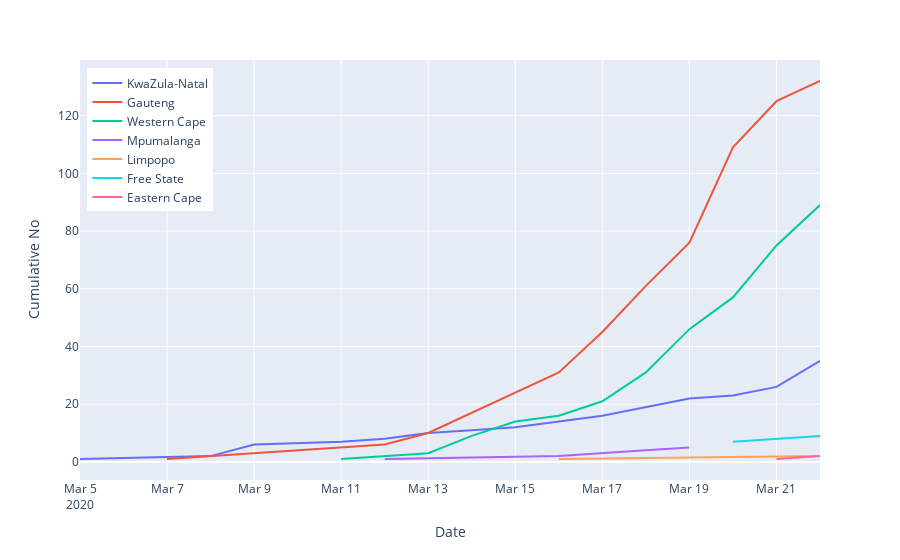

Notebook code for this chart:
### Code cell
fig_prov_cases = px.line(prov_cases_group, x='date', y='cum_sum', color='province',hover_data=['province'])

fig_prov_cases.update_layout(
    title="",
    xaxis_title="Date",
    yaxis_title="Cumulative No",
    hovermode= 'x',
    legend=dict(x=0.01, y=.98),
    xaxis=dict(fixedrange=True),
    yaxis=dict(fixedrange=True),

)

for d in fig_prov_cases.data:
    d.hoverinfo = 'all',
    d.hovertemplate = '%{customdata[0]}<br>%{y}'
    d.name = d.name[9:]
fig_prov_cases.show(config = dict(displayModeBar=False))

### Figure 1 — Plotly figure (JSON) as saved in the notebook; plotly's stock layout.template omitted (floating-point values rounded to 4 significant figures)
{"data": [{"customdata": [["KwaZula-Natal"], ["KwaZula-Natal"], ["KwaZula-Natal"], ["KwaZula-Natal"], ["KwaZula-Natal"], ["KwaZula-Natal"], ["KwaZula-Natal"], ["KwaZula-Natal"], ["KwaZula-Natal"], ["KwaZula-Natal"], ["KwaZula-Natal"], ["KwaZula-Natal"], ["KwaZula-Natal"], ["KwaZula-Natal"]], "hoverinfo": ["all"], "hoverlabel": {"namelength": 0}, "hovertemplate": "%{customdata[0]}<br>%{y}", "legendgroup": "province=KwaZula-Natal", "line": {"color": "#636efa", "dash": "solid"}, "mode": "lines", "name": "KwaZula-Natal", "showlegend": true, "type": "scatter", "x": ["2020-03-05T00:00:00", "2020-03-08T00:00:00", "2020-03-09T00:00:00", "2020-03-11T00:00:00", "2020-03-12T00:00:00", "2020-03-13T00:00:00", "2020-03-14T00:00:00", "2020-03-15T00:00:00", "2020-03-17T00:00:00", "2020-03-18T00:00:00", "2020-03-19T00:00:00", "2020-03-20T00:00:00", "2020-03-21T00:00:00", "2020-03-22T00:00:00"], "xaxis": "x", "y": [1, 2, 6, 7, 8, 10, 11, 12, 16, 19, 22, 23, 26, 35], "yaxis": "y"}, {"customdata": [["Gauteng"], ["Gauteng"], ["Gauteng"], ["Gauteng"], ["Gauteng"], ["Gauteng"], ["Gauteng"], ["Gauteng"], ["Gauteng"], ["Gauteng"], ["Gauteng"], ["Gauteng"], ["Gauteng"]], "hoverinfo": ["all"], "hoverlabel": {"namelength": 0}, "hovertemplate": "%{customdata[0]}<br>%{y}", "legendgroup": "province=Gauteng", "line": {"color": "#EF553B", "dash": "solid"}, "mode": "lines", "name": "Gauteng", "showlegend": true, "type": "scatter", "x": ["2020-03-07T00:00:00", "2020-03-11T00:00:00", "2020-03-12T00:00:00", "2020-03-13T00:00:00", "2020-03-14T00:00:00", "2020-03-15T00:00:00", "2020-03-16T00:00:00", "2020-03-17T00:00:00", "2020-03-18T00:00:00", "2020-03-19T00:00:00", "2020-03-20T00:00:00", "2020-03-21T00:00:00", "2020-03-22T00:00:00"], "xaxis": "x", "y": [1, 5, 6, 10, 17, 24, 31, 45, 61, 76, 109, 125, 132], "yaxis": "y"}, {"customdata": [["Western Cape"], ["Western Cape"], ["Western Cape"], ["Western Cape"], ["Western Cape"], ["Western Cape"], ["Western Cape"], ["Western Cape"], ["Western Cape"], ["Western Cape"], ["Western Cape"]], "hoverinfo": ["all"], "hoverlabel": {"namelength": 0}, "hovertemplate": "%{customdata[0]}<br>%{y}", "legendgroup": "province=Western Cape", "line": {"color": "#00cc96", "dash": "solid"}, "mode": "lines", "name": "Western Cape", "showlegend": true, "type": "scatter", "x": ["2020-03-11T00:00:00", "2020-03-13T00:00:00", "2020-03-14T00:00:00", "2020-03-15T00:00:00", "2020-03-16T00:00:00", "2020-03-17T00:00:00", "2020-03-18T00:00:00", "2020-03-19T00:00:00", "2020-03-20T00:00:00", "2020-03-21T00:00:00", "2020-03-22T00:00:00"], "xaxis": "x", "y": [1, 3, 9, 14, 16, 21, 31, 46, 57, 75, 89], "yaxis": "y"}, {"customdata": [["Mpumalanga"], ["Mpumalanga"], ["Mpumalanga"], ["Mpumalanga"]], "hoverinfo": ["all"], "hoverlabel": {"namelength": 0}, "hovertemplate": "%{customdata[0]}<br>%{y}", "legendgroup": "province=Mpumalanga", "line": {"color": "#ab63fa", "dash": "solid"}, "mode": "lines", "name": "Mpumalanga", "showlegend": true, "type": "scatter", "x": ["2020-03-12T00:00:00", "2020-03-16T00:00:00", "2020-03-18T00:00:00", "2020-03-19T00:00:00"], "xaxis": "x", "y": [1, 2, 4, 5], "yaxis": "y"}, {"customdata": [["Limpopo"], ["Limpopo"]], "hoverinfo": ["all"], "hoverlabel": {"namelength": 0}, "hovertemplate": "%{customdata[0]}<br>%{y}", "legendgroup": "province=Limpopo", "line": {"color": "#FFA15A", "dash": "solid"}, "mode": "lines", "name": "Limpopo", "showlegend": true, "type": "scatter", "x": ["2020-03-16T00:00:00", "2020-03-22T00:00:00"], "xaxis": "x", "y": [1, 2], "yaxis": "y"}, {"customdata": [["Free State"], ["Free State"]], "hoverinfo": ["all"], "hoverlabel": {"namelength": 0}, "hovertemplate": "%{customdata[0]}<br>%{y}", "legendgroup": "province=Free State", "line": {"color": "#19d3f3", "dash": "solid"}, "mode": "lines", "name": "Free State", "showlegend": true, "type": "scatter", "x": ["2020-03-20T00:00:00", "2020-03-22T00:00:00"], "xaxis": "x", "y": [7, 9], "yaxis": "y"}, {"customdata": [["Eastern Cape"], ["Eastern Cape"]], "hoverinfo": ["all"], "hoverlabel": {"namelength": 0}, "hovertemplate": "%{customdata[0]}<br>%{y}", "legendgroup": "province=Eastern Cape", "line": {"color": "#FF6692", "dash": "solid"}, "mode": "lines", "name": "Eastern Cape", "showlegend": true, "type": "scatter", "x": ["2020-03-21T00:00:00", "2020-03-22T00:00:00"], "xaxis": "x", "y": [1, 2], "yaxis": "y"}], "layout": {"hovermode": "x", "legend": {"tracegroupgap": 0, "x": 0.01, "y": 0.98}, "margin": {"t": 60}, "title": {"text": ""}, "xaxis": {"anchor": "y", "domain": [0, 1], "fixedrange": true, "title": {"text": "Date"}}, "yaxis": {"anchor": "x", "domain": [0, 1], "fixedrange": true, "title": {"text": "Cumulative No"}}}}
